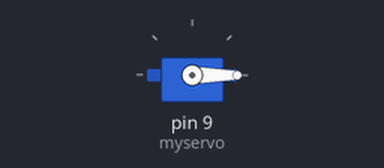
A sketch run on a simulated Arduino Uno, built with avr-gcc and run on an emulated ATmega328P. Parts: servo.

Above: at 0.05 s.
At 4.45 s:
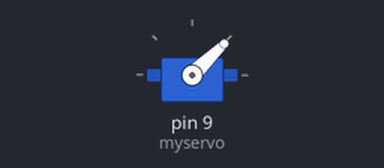
At 8.95 s:
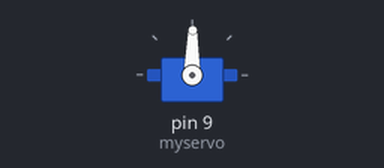
At 17.95 s:
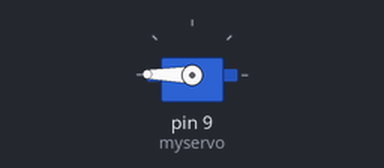
Timing chart, 0 to 23.4 s (numbered marks = the images above):
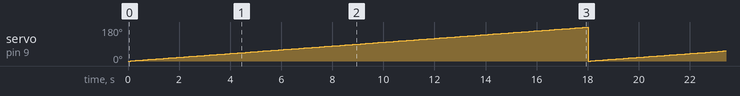

The sketch:

Servo.ino
```cpp
#include <Servo.h>

Servo myservo;  // create servo object to control a servo
                // a maximum of eight servo objects can be created


void setup()
{
  myservo.attach(9);  // attaches the servo on pin 9 to the servo object
}


void loop()
{
  int i;
    for(i=0; i<180; i++)                                // in steps of 1 degree
  {
    myservo.write(i);              // tell servo to go to position in variable 'pos'
    delay(100);
  }
}
```

Measured:
- by itself, servo on pin 9 (myservo): ramps from 0° to 179° and jumps back, once every 18.0 s
